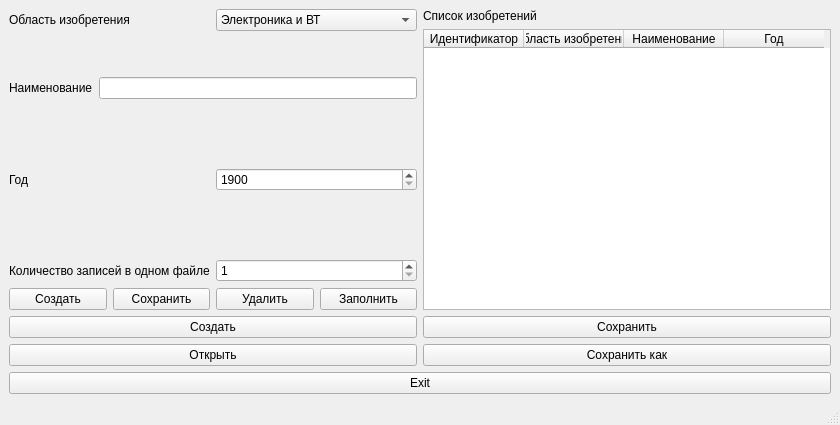
<?xml version="1.0" encoding="UTF-8"?>
<ui version="4.0">
 <class>MainWindow</class>
 <widget class="QMainWindow" name="MainWindow">
  <property name="geometry">
   <rect>
    <x>0</x>
    <y>0</y>
    <width>840</width>
    <height>425</height>
   </rect>
  </property>
  <property name="maximumSize">
   <size>
    <width>1000</width>
    <height>1000</height>
   </size>
  </property>
  <property name="windowTitle">
   <string>Science</string>
  </property>
  <widget class="QWidget" name="centralwidget">
   <layout class="QHBoxLayout" name="horizontalLayout_9">
    <item>
     <layout class="QVBoxLayout" name="verticalLayout_9">
      <item>
       <layout class="QVBoxLayout" name="verticalLayout_6">
        <item>
         <layout class="QHBoxLayout" name="horizontalLayout_6">
          <item>
           <layout class="QVBoxLayout" name="verticalLayout_5">
            <item>
             <layout class="QVBoxLayout" name="verticalLayout_3">
              <item>
               <layout class="QVBoxLayout" name="verticalLayout_2">
                <item>
                 <layout class="QVBoxLayout" name="verticalLayout">
                  <item>
                   <layout class="QHBoxLayout" name="horizontalLayout">
                    <item>
                     <widget class="QLabel" name="AreaLable">
                      <property name="text">
                       <string>Область изобретения</string>
                      </property>
                     </widget>
                    </item>
                    <item>
                     <widget class="QComboBox" name="AreaBox">
                      <item>
                       <property name="text">
                        <string>Электроника и ВТ</string>
                       </property>
                      </item>
                      <item>
                       <property name="text">
                        <string>Химия</string>
                       </property>
                      </item>
                      <item>
                       <property name="text">
                        <string>Физика</string>
                       </property>
                      </item>
                      <item>
                       <property name="text">
                        <string>Биология</string>
                       </property>
                      </item>
                      <item>
                       <property name="text">
                        <string>Математика</string>
                       </property>
                      </item>
                     </widget>
                    </item>
                   </layout>
                  </item>
                  <item>
                   <spacer name="verticalSpacer">
                    <property name="orientation">
                     <enum>Qt::Vertical</enum>
                    </property>
                    <property name="sizeHint" stdset="0">
                     <size>
                      <width>20</width>
                      <height>40</height>
                     </size>
                    </property>
                   </spacer>
                  </item>
                  <item>
                   <layout class="QHBoxLayout" name="horizontalLayout_2">
                    <item>
                     <widget class="QLabel" name="NameLabel">
                      <property name="text">
                       <string>Наименование</string>
                      </property>
                     </widget>
                    </item>
                    <item>
                     <widget class="QLineEdit" name="NameLine">
                      <property name="maxLength">
                       <number>60</number>
                      </property>
                     </widget>
                    </item>
                   </layout>
                  </item>
                 </layout>
                </item>
                <item>
                 <spacer name="verticalSpacer_2">
                  <property name="orientation">
                   <enum>Qt::Vertical</enum>
                  </property>
                  <property name="sizeHint" stdset="0">
                   <size>
                    <width>20</width>
                    <height>40</height>
                   </size>
                  </property>
                 </spacer>
                </item>
                <item>
                 <layout class="QHBoxLayout" name="horizontalLayout_3">
                  <item>
                   <widget class="QLabel" name="YearLabel">
                    <property name="text">
                     <string>Год</string>
                    </property>
                   </widget>
                  </item>
                  <item>
                   <widget class="QSpinBox" name="YearBox">
                    <property name="minimum">
                     <number>1900</number>
                    </property>
                    <property name="maximum">
                     <number>2021</number>
                    </property>
                   </widget>
                  </item>
                 </layout>
                </item>
                <item>
                 <spacer name="verticalSpacer_3">
                  <property name="orientation">
                   <enum>Qt::Vertical</enum>
                  </property>
                  <property name="sizeHint" stdset="0">
                   <size>
                    <width>20</width>
                    <height>40</height>
                   </size>
                  </property>
                 </spacer>
                </item>
                <item>
                 <layout class="QHBoxLayout" name="horizontalLayout_8">
                  <item>
                   <widget class="QLabel" name="label_2">
                    <property name="text">
                     <string>Количество записей в одном файле</string>
                    </property>
                   </widget>
                  </item>
                  <item>
                   <widget class="QSpinBox" name="numberRecord">
                    <property name="minimum">
                     <number>1</number>
                    </property>
                    <property name="maximum">
                     <number>1000</number>
                    </property>
                   </widget>
                  </item>
                 </layout>
                </item>
               </layout>
              </item>
              <item>
               <layout class="QHBoxLayout" name="horizontalLayout_4"/>
              </item>
             </layout>
            </item>
            <item>
             <layout class="QHBoxLayout" name="horizontalLayout_5">
              <item>
               <widget class="QPushButton" name="create">
                <property name="text">
                 <string>Создать</string>
                </property>
               </widget>
              </item>
              <item>
               <widget class="QPushButton" name="save">
                <property name="text">
                 <string>Сохранить</string>
                </property>
               </widget>
              </item>
              <item>
               <widget class="QPushButton" name="clear">
                <property name="text">
                 <string>Удалить</string>
                </property>
               </widget>
              </item>
              <item>
               <widget class="QPushButton" name="random">
                <property name="text">
                 <string>Заполнить</string>
                </property>
               </widget>
              </item>
             </layout>
            </item>
           </layout>
          </item>
          <item>
           <layout class="QVBoxLayout" name="verticalLayout_4">
            <item>
             <widget class="QLabel" name="label">
              <property name="text">
               <string>Список изобретений</string>
              </property>
             </widget>
            </item>
            <item>
             <widget class="QTableWidget" name="table">
              <property name="maximumSize">
               <size>
                <width>500</width>
                <height>2000</height>
               </size>
              </property>
              <property name="selectionMode">
               <enum>QAbstractItemView::SingleSelection</enum>
              </property>
              <property name="selectionBehavior">
               <enum>QAbstractItemView::SelectRows</enum>
              </property>
              <property name="cornerButtonEnabled">
               <bool>true</bool>
              </property>
              <property name="rowCount">
               <number>0</number>
              </property>
              <property name="columnCount">
               <number>4</number>
              </property>
              <column>
               <property name="text">
                <string>Идентификатор</string>
               </property>
              </column>
              <column>
               <property name="text">
                <string>Область изобретения</string>
               </property>
              </column>
              <column>
               <property name="text">
                <string>Наименование</string>
               </property>
              </column>
              <column>
               <property name="text">
                <string>Год</string>
               </property>
              </column>
             </widget>
            </item>
           </layout>
          </item>
         </layout>
        </item>
       </layout>
      </item>
      <item>
       <layout class="QHBoxLayout" name="horizontalLayout_7">
        <item>
         <layout class="QVBoxLayout" name="verticalLayout_8">
          <item>
           <widget class="QPushButton" name="build">
            <property name="text">
             <string>Создать</string>
            </property>
           </widget>
          </item>
          <item>
           <widget class="QPushButton" name="open">
            <property name="text">
             <string>Открыть</string>
            </property>
           </widget>
          </item>
         </layout>
        </item>
        <item>
         <layout class="QVBoxLayout" name="verticalLayout_7">
          <item>
           <widget class="QPushButton" name="savee">
            <property name="text">
             <string>Сохранить</string>
            </property>
           </widget>
          </item>
          <item>
           <widget class="QPushButton" name="savehow">
            <property name="text">
             <string>Сохранить как</string>
            </property>
           </widget>
          </item>
         </layout>
        </item>
       </layout>
      </item>
      <item>
       <widget class="QPushButton" name="exit">
        <property name="text">
         <string>Exit</string>
        </property>
       </widget>
      </item>
     </layout>
    </item>
   </layout>
  </widget>
  <widget class="QMenuBar" name="menubar">
   <property name="geometry">
    <rect>
     <x>0</x>
     <y>0</y>
     <width>840</width>
     <height>20</height>
    </rect>
   </property>
  </widget>
  <widget class="QStatusBar" name="statusbar"/>
 </widget>
 <resources/>
 <connections/>
</ui>
